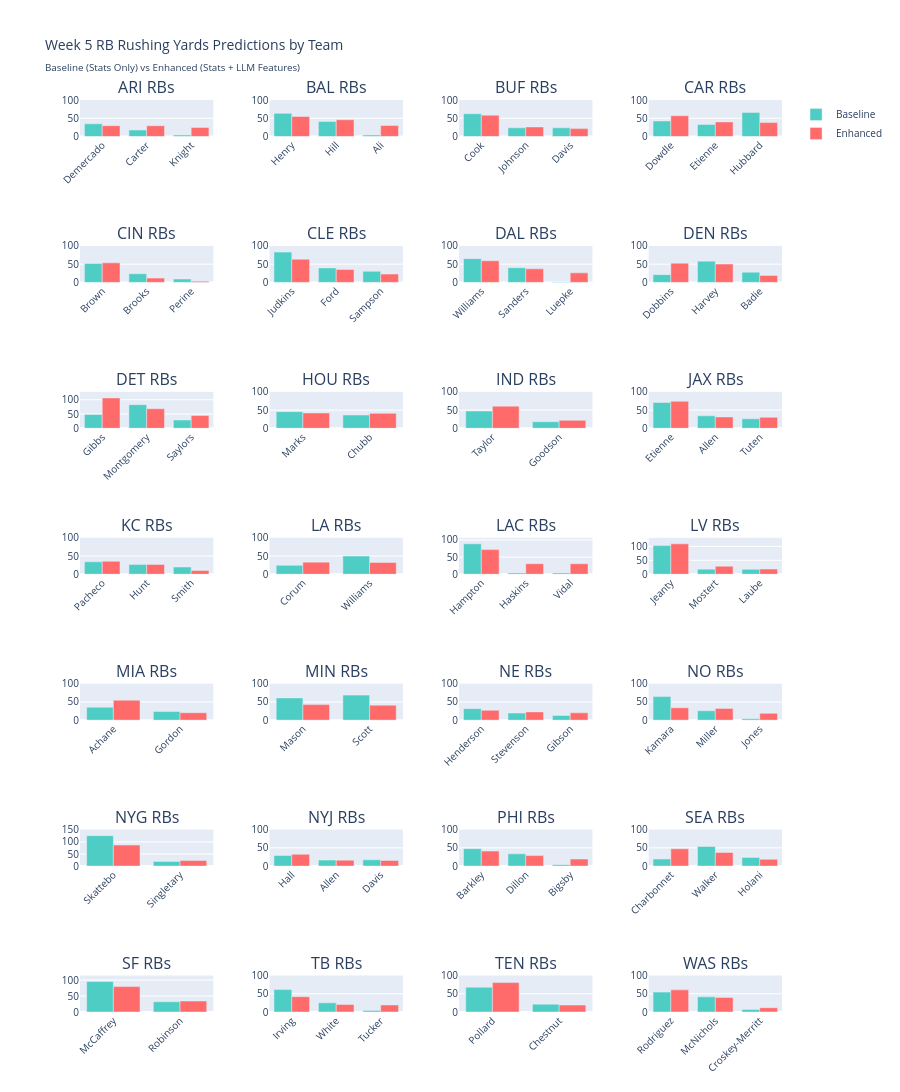

The notebook cell saved with this chart:
### Code cell
# Create Plotly visualization comparing baseline vs enhanced predictions
import plotly.graph_objects as go
from plotly.subplots import make_subplots

# Prepare data by team
teams_in_matchups = list(week_5_matchups.keys()) + list(week_5_matchups.values())
teams_in_matchups = sorted(set(teams_in_matchups))

# Get predictions grouped by team
team_predictions = {}
for team in teams_in_matchups:
    team_rbs = week_5_df[week_5_df["team"] == team].copy()
    if len(team_rbs) > 0:
        team_rbs = team_rbs.sort_values("predicted_yards_enhanced", ascending=False)
        team_predictions[team] = team_rbs

# Calculate grid dimensions
n_teams = len(team_predictions)
n_cols = 4
n_rows = (n_teams + n_cols - 1) // n_cols

# Create subplots - one for each team
fig = make_subplots(
    rows=n_rows,
    cols=n_cols,
    subplot_titles=[f"{team} RBs" for team in sorted(team_predictions.keys())],
    specs=[[{"type": "bar"} for _ in range(n_cols)] for _ in range(n_rows)],
    vertical_spacing=0.12,
    horizontal_spacing=0.08,
)

# Add traces for each team
for idx, (team, team_rbs) in enumerate(sorted(team_predictions.items())):
    row = (idx // n_cols) + 1
    col = (idx % n_cols) + 1

    # Get top 3 RBs for this team
    top_rbs = team_rbs.head(3)

    # Create grouped bar chart for baseline and enhanced
    player_names = top_rbs["player_name"].apply(lambda x: x.split(".")[-1])

    fig.add_trace(
        go.Bar(
            x=player_names,
            y=top_rbs["predicted_yards_baseline"],
            name="Baseline",
            marker_color="#4ECDC4",
            showlegend=(idx == 0),  # Only show legend on first subplot
            hovertemplate="<b>%{x}</b><br>Baseline: %{y:.1f} yards<extra></extra>",
        ),
        row=row,
        col=col,
    )

    fig.add_trace(
        go.Bar(
            x=player_names,
            y=top_rbs["predicted_yards_enhanced"],
            name="Enhanced",
            marker_color="#FF6B6B",
            showlegend=(idx == 0),  # Only show legend on first subplot
            hovertemplate="<b>%{x}</b><br>Enhanced: %{y:.1f} yards<extra></extra>",
        ),
        row=row,
        col=col,
    )

    # Update axes for this subplot
    fig.update_xaxes(tickangle=-45, row=row, col=col)
    max_y = max(
        top_rbs["predicted_yards_enhanced"].max(),
        top_rbs["predicted_yards_baseline"].max(),
    )
    fig.update_yaxes(range=[0, max(100, max_y * 1.2)], row=row, col=col)

# Update overall layout
fig.update_layout(
    title_text="Week 5 RB Rushing Yards Predictions by Team<br><sub>Baseline (Stats Only) vs Enhanced (Stats + LLM Features)</sub>",
    height=300 * n_rows,
    barmode="group",
    font=dict(size=10),
)

fig.show()

print(f"\nVisualization created for {len(team_predictions)} teams")
print(f"Blue bars = Baseline model (statistical features only)")
print(f"Red bars = Enhanced model (statistical + LLM features)")

### Figure 1 — Plotly figure (JSON) as saved in the notebook; plotly's stock layout.template omitted (floating-point values rounded to 4 significant figures)
{"data": [{"hovertemplate": "<b>%{x}</b><br>Baseline: %{y:.1f} yards<extra></extra>", "marker": {"color": "#4ECDC4"}, "name": "Baseline", "showlegend": true, "type": "bar", "x": ["Demercado", "Carter", "Knight"], "xaxis": "x", "y": [34.77, 17.6, 3.938], "yaxis": "y"}, {"hovertemplate": "<b>%{x}</b><br>Enhanced: %{y:.1f} yards<extra></extra>", "marker": {"color": "#FF6B6B"}, "name": "Enhanced", "showlegend": true, "type": "bar", "x": ["Demercado", "Carter", "Knight"], "xaxis": "x", "y": [29.66, 29.34, 24.66], "yaxis": "y"}, {"hovertemplate": "<b>%{x}</b><br>Baseline: %{y:.1f} yards<extra></extra>", "marker": {"color": "#4ECDC4"}, "name": "Baseline", "showlegend": false, "type": "bar", "x": ["Henry", "Hill", "Ali"], "xaxis": "x2", "y": [63.34, 40.94, 3.938], "yaxis": "y2"}, {"hovertemplate": "<b>%{x}</b><br>Enhanced: %{y:.1f} yards<extra></extra>", "marker": {"color": "#FF6B6B"}, "name": "Enhanced", "showlegend": false, "type": "bar", "x": ["Henry", "Hill", "Ali"], "xaxis": "x2", "y": [54.83, 45.93, 29.96], "yaxis": "y2"}, {"hovertemplate": "<b>%{x}</b><br>Baseline: %{y:.1f} yards<extra></extra>", "marker": {"color": "#4ECDC4"}, "name": "Baseline", "showlegend": false, "type": "bar", "x": ["Cook", "Johnson", "Davis"], "xaxis": "x3", "y": [62.27, 23.76, 23.76], "yaxis": "y3"}, {"hovertemplate": "<b>%{x}</b><br>Enhanced: %{y:.1f} yards<extra></extra>", "marker": {"color": "#FF6B6B"}, "name": "Enhanced", "showlegend": false, "type": "bar", "x": ["Cook", "Johnson", "Davis"], "xaxis": "x3", "y": [58.37, 26.16, 21.54], "yaxis": "y3"}, {"hovertemplate": "<b>%{x}</b><br>Baseline: %{y:.1f} yards<extra></extra>", "marker": {"color": "#4ECDC4"}, "name": "Baseline", "showlegend": false, "type": "bar", "x": ["Dowdle", "Etienne", "Hubbard"], "xaxis": "x4", "y": [42.62, 33.08, 65.94], "yaxis": "y4"}, {"hovertemplate": "<b>%{x}</b><br>Enhanced: %{y:.1f} yards<extra></extra>", "marker": {"color": "#FF6B6B"}, "name": "Enhanced", "showlegend": false, "type": "bar", "x": ["Dowdle", "Etienne", "Hubbard"], "xaxis": "x4", "y": [56.97, 39.92, 38.07], "yaxis": "y4"}, {"hovertemplate": "<b>%{x}</b><br>Baseline: %{y:.1f} yards<extra></extra>", "marker": {"color": "#4ECDC4"}, "name": "Baseline", "showlegend": false, "type": "bar", "x": ["Brown", "Brooks", "Perine"], "xaxis": "x5", "y": [51.76, 23.76, 9.282], "yaxis": "y5"}, {"hovertemplate": "<b>%{x}</b><br>Enhanced: %{y:.1f} yards<extra></extra>", "marker": {"color": "#FF6B6B"}, "name": "Enhanced", "showlegend": false, "type": "bar", "x": ["Brown", "Brooks", "Perine"], "xaxis": "x5", "y": [53.56, 11.75, 3.375], "yaxis": "y5"}, {"hovertemplate": "<b>%{x}</b><br>Baseline: %{y:.1f} yards<extra></extra>", "marker": {"color": "#4ECDC4"}, "name": "Baseline", "showlegend": false, "type": "bar", "x": ["Judkins", "Ford", "Sampson"], "xaxis": "x6", "y": [83.07, 39.68, 30.45], "yaxis": "y6"}, {"hovertemplate": "<b>%{x}</b><br>Enhanced: %{y:.1f} yards<extra></extra>", "marker": {"color": "#FF6B6B"}, "name": "Enhanced", "showlegend": false, "type": "bar", "x": ["Judkins", "Ford", "Sampson"], "xaxis": "x6", "y": [63.39, 35.39, 22.83], "yaxis": "y6"}, {"hovertemplate": "<b>%{x}</b><br>Baseline: %{y:.1f} yards<extra></extra>", "marker": {"color": "#4ECDC4"}, "name": "Baseline", "showlegend": false, "type": "bar", "x": ["Williams", "Sanders", "Luepke"], "xaxis": "x7", "y": [65.07, 40.25, 1.189], "yaxis": "y7"}, {"hovertemplate": "<b>%{x}</b><br>Enhanced: %{y:.1f} yards<extra></extra>", "marker": {"color": "#FF6B6B"}, "name": "Enhanced", "showlegend": false, "type": "bar", "x": ["Williams", "Sanders", "Luepke"], "xaxis": "x7", "y": [59.39, 37.11, 26.11], "yaxis": "y7"}, {"hovertemplate": "<b>%{x}</b><br>Baseline: %{y:.1f} yards<extra></extra>", "marker": {"color": "#4ECDC4"}, "name": "Baseline", "showlegend": false, "type": "bar", "x": ["Dobbins", "Harvey", "Badie"], "xaxis": "x8", "y": [21.31, 58.31, 27.95], "yaxis": "y8"}, {"hovertemplate": "<b>%{x}</b><br>Enhanced: %{y:.1f} yards<extra></extra>", "marker": {"color": "#FF6B6B"}, "name": "Enhanced", "showlegend": false, "type": "bar", "x": ["Dobbins", "Harvey", "Badie"], "xaxis": "x8", "y": [52.71, 50.18, 18.77], "yaxis": "y8"}, {"hovertemplate": "<b>%{x}</b><br>Baseline: %{y:.1f} yards<extra></extra>", "marker": {"color": "#4ECDC4"}, "name": "Baseline", "showlegend": false, "type": "bar", "x": ["Gibbs", "Montgomery", "Saylors"], "xaxis": "x9", "y": [48.06, 82.71, 29.05], "yaxis": "y9"}, {"hovertemplate": "<b>%{x}</b><br>Enhanced: %{y:.1f} yards<extra></extra>", "marker": {"color": "#FF6B6B"}, "name": "Enhanced", "showlegend": false, "type": "bar", "x": ["Gibbs", "Montgomery", "Saylors"], "xaxis": "x9", "y": [106.3, 68.41, 45.09], "yaxis": "y9"}, {"hovertemplate": "<b>%{x}</b><br>Baseline: %{y:.1f} yards<extra></extra>", "marker": {"color": "#4ECDC4"}, "name": "Baseline", "showlegend": false, "type": "bar", "x": ["Marks", "Chubb"], "xaxis": "x10", "y": [45.62, 36.56], "yaxis": "y10"}, {"hovertemplate": "<b>%{x}</b><br>Enhanced: %{y:.1f} yards<extra></extra>", "marker": {"color": "#FF6B6B"}, "name": "Enhanced", "showlegend": false, "type": "bar", "x": ["Marks", "Chubb"], "xaxis": "x10", "y": [42.17, 41.09], "yaxis": "y10"}, {"hovertemplate": "<b>%{x}</b><br>Baseline: %{y:.1f} yards<extra></extra>", "marker": {"color": "#4ECDC4"}, "name": "Baseline", "showlegend": false, "type": "bar", "x": ["Taylor", "Goodson"], "xaxis": "x11", "y": [47.42, 18.06], "yaxis": "y11"}, {"hovertemplate": "<b>%{x}</b><br>Enhanced: %{y:.1f} yards<extra></extra>", "marker": {"color": "#FF6B6B"}, "name": "Enhanced", "showlegend": false, "type": "bar", "x": ["Taylor", "Goodson"], "xaxis": "x11", "y": [60.82, 21.88], "yaxis": "y11"}, {"hovertemplate": "<b>%{x}</b><br>Baseline: %{y:.1f} yards<extra></extra>", "marker": {"color": "#4ECDC4"}, "name": "Baseline", "showlegend": false, "type": "bar", "x": ["Etienne", "Allen", "Tuten"], "xaxis": "x12", "y": [70.77, 34.31, 26.03], "yaxis": "y12"}, {"hovertemplate": "<b>%{x}</b><br>Enhanced: %{y:.1f} yards<extra></extra>", "marker": {"color": "#FF6B6B"}, "name": "Enhanced", "showlegend": false, "type": "bar", "x": ["Etienne", "Allen", "Tuten"], "xaxis": "x12", "y": [74.18, 31.14, 30.15], "yaxis": "y12"}, {"hovertemplate": "<b>%{x}</b><br>Baseline: %{y:.1f} yards<extra></extra>", "marker": {"color": "#4ECDC4"}, "name": "Baseline", "showlegend": false, "type": "bar", "x": ["Pacheco", "Hunt", "Smith"], "xaxis": "x13", "y": [34.14, 26.89, 19.81], "yaxis": "y13"}, {"hovertemplate": "<b>%{x}</b><br>Enhanced: %{y:.1f} yards<extra></extra>", "marker": {"color": "#FF6B6B"}, "name": "Enhanced", "showlegend": false, "type": "bar", "x": ["Pacheco", "Hunt", "Smith"], "xaxis": "x13", "y": [35.55, 27.01, 10.21], "yaxis": "y13"}, {"hovertemplate": "<b>%{x}</b><br>Baseline: %{y:.1f} yards<extra></extra>", "marker": {"color": "#4ECDC4"}, "name": "Baseline", "showlegend": false, "type": "bar", "x": ["Corum", "Williams"], "xaxis": "x14", "y": [24.31, 49.74], "yaxis": "y14"}, {"hovertemplate": "<b>%{x}</b><br>Enhanced: %{y:.1f} yards<extra></extra>", "marker": {"color": "#FF6B6B"}, "name": "Enhanced", "showlegend": false, "type": "bar", "x": ["Corum", "Williams"], "xaxis": "x14", "y": [33.19, 32.43], "yaxis": "y14"}, {"hovertemplate": "<b>%{x}</b><br>Baseline: %{y:.1f} yards<extra></extra>", "marker": {"color": "#4ECDC4"}, "name": "Baseline", "showlegend": false, "type": "bar", "x": ["Hampton", "Haskins", "Vidal"], "xaxis": "x15", "y": [88.64, 3.938, 3.938], "yaxis": "y15"}, {"hovertemplate": "<b>%{x}</b><br>Enhanced: %{y:.1f} yards<extra></extra>", "marker": {"color": "#FF6B6B"}, "name": "Enhanced", "showlegend": false, "type": "bar", "x": ["Hampton", "Haskins", "Vidal"], "xaxis": "x15", "y": [71.89, 30.74, 30.74], "yaxis": "y15"}, {"hovertemplate": "<b>%{x}</b><br>Baseline: %{y:.1f} yards<extra></extra>", "marker": {"color": "#4ECDC4"}, "name": "Baseline", "showlegend": false, "type": "bar", "x": ["Jeanty", "Mostert", "Laube"], "xaxis": "x16", "y": [102.9, 18.33, 17.6], "yaxis": "y16"}, {"hovertemplate": "<b>%{x}</b><br>Enhanced: %{y:.1f} yards<extra></extra>", "marker": {"color": "#FF6B6B"}, "name": "Enhanced", "showlegend": false, "type": "bar", "x": ["Jeanty", "Mostert", "Laube"], "xaxis": "x16", "y": [109.2, 28.82, 18.74], "yaxis": "y16"}, {"hovertemplate": "<b>%{x}</b><br>Baseline: %{y:.1f} yards<extra></extra>", "marker": {"color": "#4ECDC4"}, "name": "Baseline", "showlegend": false, "type": "bar", "x": ["Achane", "Gordon"], "xaxis": "x17", "y": [35.49, 23.79], "yaxis": "y17"}, {"hovertemplate": "<b>%{x}</b><br>Enhanced: %{y:.1f} yards<extra></extra>", "marker": {"color": "#FF6B6B"}, "name": "Enhanced", "showlegend": false, "type": "bar", "x": ["Achane", "Gordon"], "xaxis": "x17", "y": [54.75, 20.31], "yaxis": "y17"}, {"hovertemplate": "<b>%{x}</b><br>Baseline: %{y:.1f} yards<extra></extra>", "marker": {"color": "#4ECDC4"}, "name": "Baseline", "showlegend": false, "type": "bar", "x": ["Mason", "Scott"], "xaxis": "x18", "y": [60.98, 68.66], "yaxis": "y18"}, {"hovertemplate": "<b>%{x}</b><br>Enhanced: %{y:.1f} yards<extra></extra>", "marker": {"color": "#FF6B6B"}, "name": "Enhanced", "showlegend": false, "type": "bar", "x": ["Mason", "Scott"], "xaxis": "x18", "y": [42.74, 41.15], "yaxis": "y18"}, {"hovertemplate": "<b>%{x}</b><br>Baseline: %{y:.1f} yards<extra></extra>", "marker": {"color": "#4ECDC4"}, "name": "Baseline", "showlegend": false, "type": "bar", "x": ["Henderson", "Stevenson", "Gibson"], "xaxis": "x19", "y": [31.57, 19.44, 12.77], "yaxis": "y19"}, {"hovertemplate": "<b>%{x}</b><br>Enhanced: %{y:.1f} yards<extra></extra>", "marker": {"color": "#FF6B6B"}, "name": "Enhanced", "showlegend": false, "type": "bar", "x": ["Henderson", "Stevenson", "Gibson"], "xaxis": "x19", "y": [26.86, 22.67, 20.21], "yaxis": "y19"}, {"hovertemplate": "<b>%{x}</b><br>Baseline: %{y:.1f} yards<extra></extra>", "marker": {"color": "#4ECDC4"}, "name": "Baseline", "showlegend": false, "type": "bar", "x": ["Kamara", "Miller", "Jones"], "xaxis": "x20", "y": [64.65, 25.85, 3.938], "yaxis": "y20"}, {"hovertemplate": "<b>%{x}</b><br>Enhanced: %{y:.1f} yards<extra></extra>", "marker": {"color": "#FF6B6B"}, "name": "Enhanced", "showlegend": false, "type": "bar", "x": ["Kamara", "Miller", "Jones"], "xaxis": "x20", "y": [34.05, 32.27, 18.74], "yaxis": "y20"}, {"hovertemplate": "<b>%{x}</b><br>Baseline: %{y:.1f} yards<extra></extra>", "marker": {"color": "#4ECDC4"}, "name": "Baseline", "showlegend": false, "type": "bar", "x": ["Skattebo", "Singletary"], "xaxis": "x21", "y": [125.9, 19.1], "yaxis": "y21"}, {"hovertemplate": "<b>%{x}</b><br>Enhanced: %{y:.1f} yards<extra></extra>", "marker": {"color": "#FF6B6B"}, "name": "Enhanced", "showlegend": false, "type": "bar", "x": ["Skattebo", "Singletary"], "xaxis": "x21", "y": [86.93, 22.96], "yaxis": "y21"}, {"hovertemplate": "<b>%{x}</b><br>Baseline: %{y:.1f} yards<extra></extra>", "marker": {"color": "#4ECDC4"}, "name": "Baseline", "showlegend": false, "type": "bar", "x": ["Hall", "Allen", "Davis"], "xaxis": "x22", "y": [29.03, 16.42, 17.44], "yaxis": "y22"}, {"hovertemplate": "<b>%{x}</b><br>Enhanced: %{y:.1f} yards<extra></extra>", "marker": {"color": "#FF6B6B"}, "name": "Enhanced", "showlegend": false, "type": "bar", "x": ["Hall", "Allen", "Davis"], "xaxis": "x22", "y": [32.36, 16.13, 15.57], "yaxis": "y22"}, {"hovertemplate": "<b>%{x}</b><br>Baseline: %{y:.1f} yards<extra></extra>", "marker": {"color": "#4ECDC4"}, "name": "Baseline", "showlegend": false, "type": "bar", "x": ["Barkley", "Dillon", "Bigsby"], "xaxis": "x23", "y": [47.71, 33.48, 3.938], "yaxis": "y23"}, {"hovertemplate": "<b>%{x}</b><br>Enhanced: %{y:.1f} yards<extra></extra>", "marker": {"color": "#FF6B6B"}, "name": "Enhanced", "showlegend": false, "type": "bar", "x": ["Barkley", "Dillon", "Bigsby"], "xaxis": "x23", "y": [41.08, 28.81, 19.29], "yaxis": "y23"}, {"hovertemplate": "<b>%{x}</b><br>Baseline: %{y:.1f} yards<extra></extra>", "marker": {"color": "#4ECDC4"}, "name": "Baseline", "showlegend": false, "type": "bar", "x": ["Charbonnet", "Walker", "Holani"], "xaxis": "x24", "y": [19.23, 53.72, 23.76], "yaxis": "y24"}, {"hovertemplate": "<b>%{x}</b><br>Enhanced: %{y:.1f} yards<extra></extra>", "marker": {"color": "#FF6B6B"}, "name": "Enhanced", "showlegend": false, "type": "bar", "x": ["Charbonnet", "Walker", "Holani"], "xaxis": "x24", "y": [47.25, 37.38, 18.49], "yaxis": "y24"}, {"hovertemplate": "<b>%{x}</b><br>Baseline: %{y:.1f} yards<extra></extra>", "marker": {"color": "#4ECDC4"}, "name": "Baseline", "showlegend": false, "type": "bar", "x": ["McCaffrey", "Robinson"], "xaxis": "x25", "y": [95.28, 32.19], "yaxis": "y25"}, {"hovertemplate": "<b>%{x}</b><br>Enhanced: %{y:.1f} yards<extra></extra>", "marker": {"color": "#FF6B6B"}, "name": "Enhanced", "showlegend": false, "type": "bar", "x": ["McCaffrey", "Robinson"], "xaxis": "x25", "y": [79.58, 34.43], "yaxis": "y25"}, {"hovertemplate": "<b>%{x}</b><br>Baseline: %{y:.1f} yards<extra></extra>", "marker": {"color": "#4ECDC4"}, "name": "Baseline", "showlegend": false, "type": "bar", "x": ["Irving", "White", "Tucker"], "xaxis": "x26", "y": [61.5, 25.03, 3.938], "yaxis": "y26"}, {"hovertemplate": "<b>%{x}</b><br>Enhanced: %{y:.1f} yards<extra></extra>", "marker": {"color": "#FF6B6B"}, "name": "Enhanced", "showlegend": false, "type": "bar", "x": ["Irving", "White", "Tucker"], "xaxis": "x26", "y": [42.02, 20.44, 19.29], "yaxis": "y26"}, {"hovertemplate": "<b>%{x}</b><br>Baseline: %{y:.1f} yards<extra></extra>", "marker": {"color": "#4ECDC4"}, "name": "Baseline", "showlegend": false, "type": "bar", "x": ["Pollard", "Chestnut"], "xaxis": "x27", "y": [67.83, 21.57], "yaxis": "y27"}, {"hovertemplate": "<b>%{x}</b><br>Enhanced: %{y:.1f} yards<extra></extra>", "marker": {"color": "#FF6B6B"}, "name": "Enhanced", "showlegend": false, "type": "bar", "x": ["Pollard", "Chestnut"], "xaxis": "x27", "y": [80.64, 19.01], "yaxis": "y27"}, {"hovertemplate": "<b>%{x}</b><br>Baseline: %{y:.1f} yards<extra></extra>", "marker": {"color": "#4ECDC4"}, "name": "Baseline", "showlegend": false, "type": "bar", "x": ["Rodriguez", "McNichols", "Croskey-Merritt"], "xaxis": "x28", "y": [54.52, 41.6, 7.125], "yaxis": "y28"}, {"hovertemplate": "<b>%{x}</b><br>Enhanced: %{y:.1f} yards<extra></extra>", "marker": {"color": "#FF6B6B"}, "name": "Enhanced", "showlegend": false, "type": "bar", "x": ["Rodriguez", "McNichols", "Croskey-Merritt"], "xaxis": "x28", "y": [60.68, 40.0, 11.88], "yaxis": "y28"}], "layout": {"annotations": [{"font": {"size": 16}, "showarrow": false, "text": "ARI RBs", "x": 0.095, "xanchor": "center", "xref": "paper", "y": 1, "yanchor": "bottom", "yref": "paper"}, {"font": {"size": 16}, "showarrow": false, "text": "BAL RBs", "x": 0.365, "xanchor": "center", "xref": "paper", "y": 1, "yanchor": "bottom", "yref": "paper"}, {"font": {"size": 16}, "showarrow": false, "text": "BUF RBs", "x": 0.635, "xanchor": "center", "xref": "paper", "y": 1, "yanchor": "bottom", "yref": "paper"}, {"font": {"size": 16}, "showarrow": false, "text": "CAR RBs", "x": 0.905, "xanchor": "center", "xref": "paper", "y": 1, "yanchor": "bottom", "yref": "paper"}, {"font": {"size": 16}, "showarrow": false, "text": "CIN RBs", "x": 0.095, "xanchor": "center", "xref": "paper", "y": 0.84, "yanchor": "bottom", "yref": "paper"}, {"font": {"size": 16}, "showarrow": false, "text": "CLE RBs", "x": 0.365, "xanchor": "center", "xref": "paper", "y": 0.84, "yanchor": "bottom", "yref": "paper"}, {"font": {"size": 16}, "showarrow": false, "text": "DAL RBs", "x": 0.635, "xanchor": "center", "xref": "paper", "y": 0.84, "yanchor": "bottom", "yref": "paper"}, {"font": {"size": 16}, "showarrow": false, "text": "DEN RBs", "x": 0.905, "xanchor": "center", "xref": "paper", "y": 0.84, "yanchor": "bottom", "yref": "paper"}, {"font": {"size": 16}, "showarrow": false, "text": "DET RBs", "x": 0.095, "xanchor": "center", "xref": "paper", "y": 0.68, "yanchor": "bottom", "yref": "paper"}, {"font": {"size": 16}, "showarrow": false, "text": "HOU RBs", "x": 0.365, "xanchor": "center", "xref": "paper", "y": 0.68, "yanchor": "bottom", "yref": "paper"}, {"font": {"size": 16}, "showarrow": false, "text": "IND RBs", "x": 0.635, "xanchor": "center", "xref": "paper", "y": 0.68, "yanchor": "bottom", "yref": "paper"}, {"font": {"size": 16}, "showarrow": false, "text": "JAX RBs", "x": 0.905, "xanchor": "center", "xref": "paper", "y": 0.68, "yanchor": "bottom", "yref": "paper"}, {"font": {"size": 16}, "showarrow": false, "text": "KC RBs", "x": 0.095, "xanchor": "center", "xref": "paper", "y": 0.52, "yanchor": "bottom", "yref": "paper"}, {"font": {"size": 16}, "showarrow": false, "text": "LA RBs", "x": 0.365, "xanchor": "center", "xref": "paper", "y": 0.52, "yanchor": "bottom", "yref": "paper"}, {"font": {"size": 16}, "showarrow": false, "text": "LAC RBs", "x": 0.635, "xanchor": "center", "xref": "paper", "y": 0.52, "yanchor": "bottom", "yref": "paper"}, {"font": {"size": 16}, "showarrow": false, "text": "LV RBs", "x": 0.905, "xanchor": "center", "xref": "paper", "y": 0.52, "yanchor": "bottom", "yref": "paper"}, {"font": {"size": 16}, "showarrow": false, "text": "MIA RBs", "x": 0.095, "xanchor": "center", "xref": "paper", "y": 0.36, "yanchor": "bottom", "yref": "paper"}, {"font": {"size": 16}, "showarrow": false, "text": "MIN RBs", "x": 0.365, "xanchor": "center", "xref": "paper", "y": 0.36, "yanchor": "bottom", "yref": "paper"}, {"font": {"size": 16}, "showarrow": false, "text": "NE RBs", "x": 0.635, "xanchor": "center", "xref": "paper", "y": 0.36, "yanchor": "bottom", "yref": "paper"}, {"font": {"size": 16}, "showarrow": false, "text": "NO RBs", "x": 0.905, "xanchor": "center", "xref": "paper", "y": 0.36, "yanchor": "bottom", "yref": "paper"}, {"font": {"size": 16}, "showarrow": false, "text": "NYG RBs", "x": 0.095, "xanchor": "center", "xref": "paper", "y": 0.2, "yanchor": "bottom", "yref": "paper"}, {"font": {"size": 16}, "showarrow": false, "text": "NYJ RBs", "x": 0.365, "xanchor": "center", "xref": "paper", "y": 0.2, "yanchor": "bottom", "yref": "paper"}, {"font": {"size": 16}, "showarrow": false, "text": "PHI RBs", "x": 0.635, "xanchor": "center", "xref": "paper", "y": 0.2, "yanchor": "bottom", "yref": "paper"}, {"font": {"size": 16}, "showarrow": false, "text": "SEA RBs", "x": 0.905, "xanchor": "center", "xref": "paper", "y": 0.2, "yanchor": "bottom", "yref": "paper"}, {"font": {"size": 16}, "showarrow": false, "text": "SF RBs", "x": 0.095, "xanchor": "center", "xref": "paper", "y": 0.04, "yanchor": "bottom", "yref": "paper"}, {"font": {"size": 16}, "showarrow": false, "text": "TB RBs", "x": 0.365, "xanchor": "center", "xref": "paper", "y": 0.04, "yanchor": "bottom", "yref": "paper"}, {"font": {"size": 16}, "showarrow": false, "text": "TEN RBs", "x": 0.635, "xanchor": "center", "xref": "paper", "y": 0.04, "yanchor": "bottom", "yref": "paper"}, {"font": {"size": 16}, "showarrow": false, "text": "WAS RBs", "x": 0.905, "xanchor": "center", "xref": "paper", "y": 0.04, "yanchor": "bottom", "yref": "paper"}], "barmode": "group", "font": {"size": 10}, "height": 2100, "title": {"text": "Week 5 RB Rushing Yards Predictions by Team<br><sub>Baseline (Stats Only) vs Enhanced (Stats + LLM Features)</sub>"}, "xaxis": {"anchor": "y", "domain": [0, 0.19], "tickangle": -45}, "xaxis10": {"anchor": "y10", "domain": [0.27, 0.46], "tickangle": -45}, "xaxis11": {"anchor": "y11", "domain": [0.54, 0.73], "tickangle": -45}, "xaxis12": {"anchor": "y12", "domain": [0.81, 1], "tickangle": -45}, "xaxis13": {"anchor": "y13", "domain": [0, 0.19], "tickangle": -45}, "xaxis14": {"anchor": "y14", "domain": [0.27, 0.46], "tickangle": -45}, "xaxis15": {"anchor": "y15", "domain": [0.54, 0.73], "tickangle": -45}, "xaxis16": {"anchor": "y16", "domain": [0.81, 1], "tickangle": -45}, "xaxis17": {"anchor": "y17", "domain": [0, 0.19], "tickangle": -45}, "xaxis18": {"anchor": "y18", "domain": [0.27, 0.46], "tickangle": -45}, "xaxis19": {"anchor": "y19", "domain": [0.54, 0.73], "tickangle": -45}, "xaxis2": {"anchor": "y2", "domain": [0.27, 0.46], "tickangle": -45}, "xaxis20": {"anchor": "y20", "domain": [0.81, 1], "tickangle": -45}, "xaxis21": {"anchor": "y21", "domain": [0, 0.19], "tickangle": -45}, "xaxis22": {"anchor": "y22", "domain": [0.27, 0.46], "tickangle": -45}, "xaxis23": {"anchor": "y23", "domain": [0.54, 0.73], "tickangle": -45}, "xaxis24": {"anchor": "y24", "domain": [0.81, 1], "tickangle": -45}, "xaxis25": {"anchor": "y25", "domain": [0, 0.19], "tickangle": -45}, "xaxis26": {"anchor": "y26", "domain": [0.27, 0.46], "tickangle": -45}, "xaxis27": {"anchor": "y27", "domain": [0.54, 0.73], "tickangle": -45}, "xaxis28": {"anchor": "y28", "domain": [0.81, 1], "tickangle": -45}, "xaxis3": {"anchor": "y3", "domain": [0.54, 0.73], "tickangle": -45}, "xaxis4": {"anchor": "y4", "domain": [0.81, 1], "tickangle": -45}, "xaxis5": {"anchor": "y5", "domain": [0, 0.19], "tickangle": -45}, "xaxis6": {"anchor": "y6", "domain": [0.27, 0.46], "tickangle": -45}, "xaxis7": {"anchor": "y7", "domain": [0.54, 0.73], "tickangle": -45}, "xaxis8": {"anchor": "y8", "domain": [0.81, 1], "tickangle": -45}, "xaxis9": {"anchor": "y9", "domain": [0, 0.19], "tickangle": -45}, "yaxis": {"anchor": "x", "domain": [0.96, 1], "range": [0, 100]}, "yaxis10": {"anchor": "x10", "domain": [0.64, 0.68], "range": [0, 100]}, "yaxis11": {"anchor": "x11", "domain": [0.64, 0.68], "range": [0, 100]}, "yaxis12": {"anchor": "x12", "domain": [0.64, 0.68], "range": [0, 100]}, "yaxis13": {"anchor": "x13", "domain": [0.48, 0.52], "range": [0, 100]}, "yaxis14": {"anchor": "x14", "domain": [0.48, 0.52], "range": [0, 100]}, "yaxis15": {"anchor": "x15", "domain": [0.48, 0.52], "range": [0, 106.4]}, "yaxis16": {"anchor": "x16", "domain": [0.48, 0.52], "range": [0, 131.0]}, "yaxis17": {"anchor": "x17", "domain": [0.32, 0.36], "range": [0, 100]}, "yaxis18": {"anchor": "x18", "domain": [0.32, 0.36], "range": [0, 100]}, "yaxis19": {"anchor": "x19", "domain": [0.32, 0.36], "range": [0, 100]}, "yaxis2": {"anchor": "x2", "domain": [0.96, 1], "range": [0, 100]}, "yaxis20": {"anchor": "x20", "domain": [0.32, 0.36], "range": [0, 100]}, "yaxis21": {"anchor": "x21", "domain": [0.16, 0.2], "range": [0, 151.1]}, "yaxis22": {"anchor": "x22", "domain": [0.16, 0.2], "range": [0, 100]}, "yaxis23": {"anchor": "x23", "domain": [0.16, 0.2], "range": [0, 100]}, "yaxis24": {"anchor": "x24", "domain": [0.16, 0.2], "range": [0, 100]}, "yaxis25": {"anchor": "x25", "domain": [0, 0.04], "range": [0, 114.3]}, "yaxis26": {"anchor": "x26", "domain": [0, 0.04], "range": [0, 100]}, "yaxis27": {"anchor": "x27", "domain": [0, 0.04], "range": [0, 100]}, "yaxis28": {"anchor": "x28", "domain": [0, 0.04], "range": [0, 100]}, "yaxis3": {"anchor": "x3", "domain": [0.96, 1], "range": [0, 100]}, "yaxis4": {"anchor": "x4", "domain": [0.96, 1], "range": [0, 100]}, "yaxis5": {"anchor": "x5", "domain": [0.8, 0.84], "range": [0, 100]}, "yaxis6": {"anchor": "x6", "domain": [0.8, 0.84], "range": [0, 100]}, "yaxis7": {"anchor": "x7", "domain": [0.8, 0.84], "range": [0, 100]}, "yaxis8": {"anchor": "x8", "domain": [0.8, 0.84], "range": [0, 100]}, "yaxis9": {"anchor": "x9", "domain": [0.64, 0.68], "range": [0, 127.5]}}}
